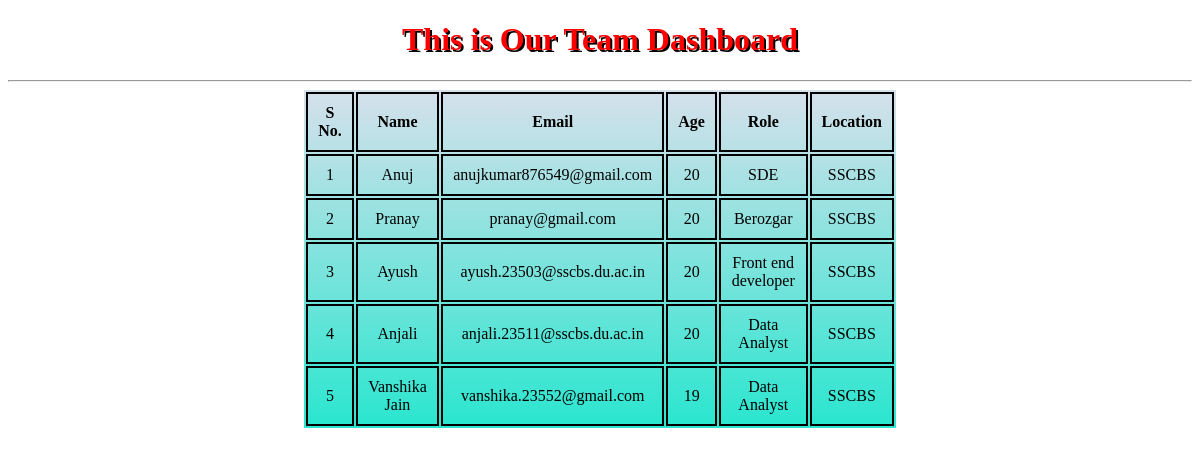
Screenshot of /team/ (signed in) with the database file from the repository.
### home/models.py (models this page shows, shortened)
class staff(models.Model):
    Name=models.CharField(max_length=30)
    Age=models.IntegerField()
    Email=models.EmailField()
    Role=models.CharField(max_length=255)
    Address=models.CharField(max_length=255)

### home/views.py (the view)
# urls.py: path('team/',team,name='team'),
@login_required
def team(request):
    Employee_details=staff.objects.all().values()
    context={
        'Employee_details':Employee_details,
    }
    return render(request,'team.html',context)

### home/templates/team.html (shortened to what this page needs)
<!DOCTYPE html>
<html lang="en">
  <head>
    <link
      rel="stylesheet"
      href="https://cdnjs.cloudflare.com/ajax/libs/animate.css/4.1.1/animate.min.css" />
    {%load static%}
    <link rel="stylesheet" href="{% static 'team.css' %} ">
  </head>
  <body>
    <div class="animate__animated animate__bounce animate__delay-2s">
      <h1>This is Our Team Dashboard</h1>
    </div>
    <hr>
    <table>
      <tr>
        <th>S No.</th>
        <th>Name</th>
        <th>Email</th>
        <th>Age</th>
        <th>Role</th>
        <th>Location</th>
      </tr>
      {%for people in Employee_details%}
      <tr>
        <td>{{forloop.counter}}</td>
        <td>{{people.Name}}</td>
        <td>{{people.Email}}</td>
        <td>{{people.Age}}</td>
        <td>{{people.Role}}</td>
        <td>{{people.Address}}</td>
      </tr>
      {%endfor%}
    </table>
  </body>
</html>

### static/team.css (style rules this page uses)
table { margin: auto; width: 50%; background:linear-gradient(to bottom,rgb(214, 224, 235),rgb(41, 230, 207)); }
td,th { padding: 10px; margin: auto; border: 2px solid black; text-align: center; }
h1 { text-align: center; color: red; text-shadow: 2px 2px #030000; }

### rows the page displays
staff: Name "Anuj", Email "anujkumar876549@gmail.com", Age "20", Role "SDE", Address "SSCBS"
staff: Name "Pranay", Email "pranay@gmail.com", Age "20", Role "Berozgar", Address "SSCBS"
staff: Name "Ayush", Email "ayush.23503@sscbs.du.ac.in", Age "20", Role "Front end developer", Address "SSCBS"
staff: Name "Anjali", Email "anjali.23511@sscbs.du.ac.in", Age "20", Role "Data Analyst", Address "SSCBS"
staff: Name "Vanshika Jain", Email "vanshika.23552@gmail.com", Age "19", Role "Data Analyst", Address "SSCBS"
